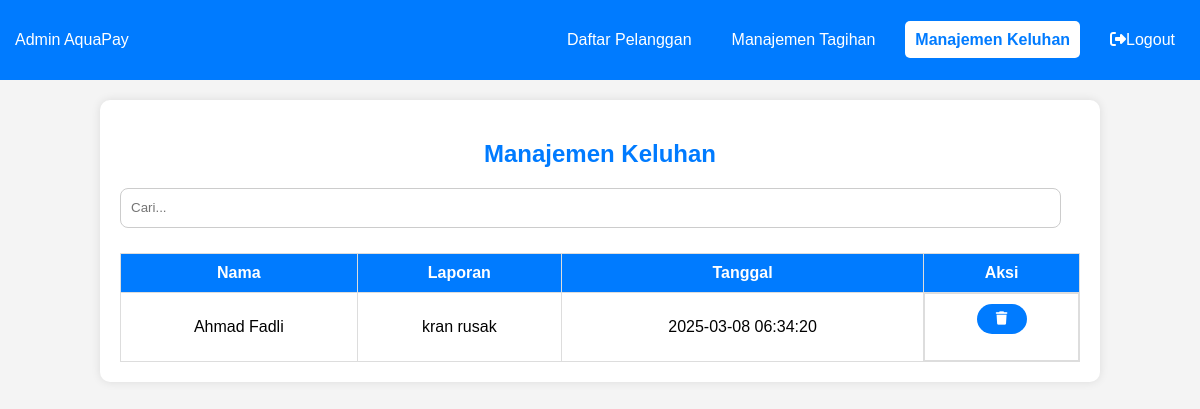
Page /dashboard-admin/manajemen-keluhan.php on the committed database.
### tables this page shows
CREATE TABLE `keluhan` (
  `id_keluhan` int(11) NOT NULL,
  `id_anggota` int(11) NOT NULL,
  `keluhan` text NOT NULL,
  `tanggal_keluhan` timestamp NOT NULL DEFAULT current_timestamp()
);

CREATE TABLE `anggota` (
  `id_anggota` int(11) NOT NULL,
  `nama_anggota` varchar(100) NOT NULL,
  `no_pelanggan` varchar(50) NOT NULL,
  `telepon` varchar(15) NOT NULL
);

### dashboard-admin/manajemen-keluhan.php (the view, shortened to what this page needs)
<html lang="id">
<head>
    <link rel="stylesheet" href="../styless.css">
    <link rel="stylesheet" href="https://cdnjs.cloudflare.com/ajax/libs/font-awesome/6.5.1/css/all.min.css">
</head>
<body>
    <nav class="navbar">
        <div class="logo">Admin <span>AquaPay</span></div>
        <ul class="nav-links">
            <li><a href="../dashboard-admin/daftar-anggota.php">Daftar Pelanggan</a></li>
            <li><a href="../dashboard-admin/manajemen-tagihan.php">Manajemen Tagihan</a></li>
            <li><a href="../dashboard-admin/manajemen-keluhan.php" class="active">Manajemen Keluhan</a></li>
            <li><a href="../login/logout_admin.php" class="logout"><i class="fa-solid fa-right-from-bracket"></i>Logout</a></li>
        </ul>
    </nav>
    <div class="container">
        <h2 style="color: #007bff; justify-content: center; display: flex;">Manajemen Keluhan</h2>
        <div class="search-container">
            <input class="box" type="text" id="search" placeholder="Cari..." value="<?= isset($_GET['search']) ? htmlspecialchars($_GET['search']) : ''; ?>" onkeyup="searchData()">
        </div>
        <table>
            <thead>
                <tr>
                    <th>Nama</th>
                    <th>Laporan</th>
                    <th>Tanggal</th>
                    <th>Aksi</th>
                </tr>
            </thead>
            <tbody>
                <?php
                require '../koneksi.php';
                $search = isset($_GET['search']) ? '%' . $_GET['search'] . '%' : '%';
                $query = "SELECT keluhan.id_keluhan, anggota.nama_anggota, keluhan.keluhan, keluhan.tanggal_keluhan
                          FROM keluhan
                          JOIN anggota ON keluhan.id_anggota = anggota.id_anggota
                          WHERE anggota.nama_anggota LIKE ?
                          ORDER BY keluhan.tanggal_keluhan DESC";
                $stmt = $conn->prepare($query);
                $stmt->bind_param("s", $search);
                $stmt->execute();
                $result = $stmt->get_result();
                while ($row = $result->fetch_assoc()): ?>
                    <tr>
                        <td><?= htmlspecialchars($row['nama_anggota']); ?></td>
                        <td><?= htmlspecialchars($row['keluhan']); ?></td>
                        <td><?= htmlspecialchars($row['tanggal_keluhan']); ?></td>
                        <td class="aksi">
                            <form method="POST" style="display:inline;" onsubmit="return confirm('Apakah Anda yakin ingin menghapus keluhan ini?');">
                                <button type="submit" name="hapus_keluhan" ><i class="fa-solid fa-trash"></i></button>
                            </form>
                        </td>
                    </tr>
                <?php endwhile;
                ?>
            </tbody>
        </table>
    </div>
</body>
</html>

### styless.css (style rules this page uses)
body { font-family: Arial, sans-serif; margin: 0; padding: 0; background-color: #f4f4f4; }
.navbar { background-color: #007bff; padding: 15px; display: flex; justify-content: space-between; align-items: center; color: white; }
.nav-links { list-style: none; display: flex; gap: 20px; }
.nav-links a { color: white; text-decoration: none; padding: 10px; transition: 0.3s; }
.nav-links a:hover, .nav-links a.active { background-color:rgb(255, 255, 255); border-radius: 5px; color: #007bff; font-weight: bold; }
.container { width: 80%; margin: auto; background: white; padding: 20px; margin-top: 20px; border-radius: 10px; box-shadow: 0 0 10px rgba(0, 0, 0, 0.1); }
button { background: #007bff; color: white; border: none; cursor: pointer; transition: 0.3s; }
.aksi { display: flex; gap: 10px; justify-content: center; margin: 0; }
.aksi button { width: 50px; height: 30px; border-radius: 40px; }
table { width: 100%; border-collapse: collapse; margin-top: 10px; }
table, th, td { border: 1px solid #ddd; }
th { background-color: #007bff; color: white; padding: 10px; }
td { padding: 10px; text-align: center; }

### dashboard-admin/manajemen-keluhan.php (style rules this page uses)
.box { width: 98%; height: 40px; padding: 10px; border-radius: 8px; border: 1px solid #ccc; margin-bottom: 15px; }

### rows in the picture
keluhan: id_anggota.nama_anggota "Ahmad Fadli", keluhan "kran rusak", tanggal_keluhan "2025-03-08 06:34:20"
